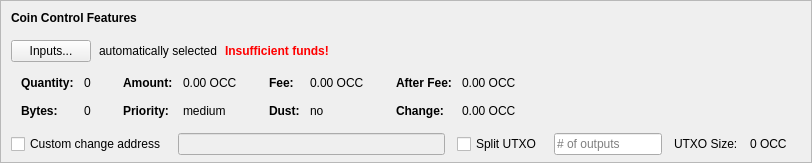
    <widget class="QFrame" name="frameCoinControl">
     <property name="sizePolicy">
      <sizepolicy hsizetype="Expanding" vsizetype="Expanding">
       <horstretch>0</horstretch>
       <verstretch>0</verstretch>
      </sizepolicy>
     </property>
     <property name="maximumSize">
      <size>
       <width>16777215</width>
       <height>16777215</height>
      </size>
     </property>
     <property name="frameShape">
      <enum>QFrame::StyledPanel</enum>
     </property>
     <property name="frameShadow">
      <enum>QFrame::Sunken</enum>
     </property>
     <layout class="QVBoxLayout" name="verticalLayoutCoinControl2">
      <property name="spacing">
       <number>0</number>
      </property>
      <property name="leftMargin">
       <number>0</number>
      </property>
      <property name="topMargin">
       <number>0</number>
      </property>
      <property name="rightMargin">
       <number>0</number>
      </property>
      <property name="bottomMargin">
       <number>6</number>
      </property>
      <item>
       <layout class="QVBoxLayout" name="verticalLayoutCoinControl" stretch="0,0,0,0,1">
        <property name="spacing">
         <number>0</number>
        </property>
        <property name="leftMargin">
         <number>10</number>
        </property>
        <property name="topMargin">
         <number>10</number>
        </property>
        <item>
         <layout class="QHBoxLayout" name="horizontalLayoutCoinControl1">
          <property name="bottomMargin">
           <number>15</number>
          </property>
          <item>
           <widget class="QLabel" name="labelCoinControlFeatures">
            <property name="sizePolicy">
             <sizepolicy hsizetype="Preferred" vsizetype="Maximum">
              <horstretch>0</horstretch>
              <verstretch>0</verstretch>
             </sizepolicy>
            </property>
            <property name="font">
             <font>
              <weight>75</weight>
              <bold>true</bold>
             </font>
            </property>
            <property name="styleSheet">
             <string notr="true">font-weight:bold;</string>
            </property>
            <property name="text">
             <string>Coin Control Features</string>
            </property>
           </widget>
          </item>
         </layout>
        </item>
        <item>
         <layout class="QHBoxLayout" name="horizontalLayoutCoinControl2" stretch="0,0,0,0">
          <property name="spacing">
           <number>8</number>
          </property>
          <property name="bottomMargin">
           <number>10</number>
          </property>
          <item>
           <widget class="QPushButton" name="pushButtonCoinControl">
            <property name="styleSheet">
             <string notr="true"/>
            </property>
            <property name="text">
             <string>Inputs...</string>
            </property>
            <property name="autoDefault">
             <bool>false</bool>
            </property>
           </widget>
          </item>
          <item>
           <widget class="QLabel" name="labelCoinControlAutomaticallySelected">
            <property name="text">
             <string>automatically selected</string>
            </property>
            <property name="margin">
             <number>5</number>
            </property>
           </widget>
          </item>
          <item>
           <widget class="QLabel" name="labelCoinControlInsuffFunds">
            <property name="font">
             <font>
              <weight>75</weight>
              <bold>true</bold>
             </font>
            </property>
            <property name="styleSheet">
             <string notr="true">color:red;font-weight:bold;</string>
            </property>
            <property name="text">
             <string>Insufficient funds!</string>
            </property>
            <property name="margin">
             <number>5</number>
            </property>
           </widget>
          </item>
          <item>
           <spacer name="horizontalSpacerCoinControl">
            <property name="orientation">
             <enum>Qt::Horizontal</enum>
            </property>
            <property name="sizeHint" stdset="0">
             <size>
              <width>40</width>
              <height>1</height>
             </size>
            </property>
           </spacer>
          </item>
         </layout>
        </item>
        <item>
         <widget class="QWidget" name="widgetCoinControl" native="true">
          <property name="sizePolicy">
           <sizepolicy hsizetype="Preferred" vsizetype="Preferred">
            <horstretch>0</horstretch>
            <verstretch>0</verstretch>
           </sizepolicy>
          </property>
          <property name="minimumSize">
           <size>
            <width>0</width>
            <height>0</height>
           </size>
          </property>
          <property name="styleSheet">
           <string notr="true"/>
          </property>
          <layout class="QHBoxLayout" name="horizontalLayoutCoinControl5">
           <property name="leftMargin">
            <number>0</number>
           </property>
           <property name="topMargin">
            <number>0</number>
           </property>
           <property name="rightMargin">
            <number>0</number>
           </property>
           <property name="bottomMargin">
            <number>0</number>
           </property>
           <item>
            <layout class="QHBoxLayout" name="horizontalLayoutCoinControl3" stretch="0,0,0,1">
             <property name="spacing">
              <number>20</number>
             </property>
             <property name="topMargin">
              <number>0</number>
             </property>
             <property name="bottomMargin">
              <number>10</number>
             </property>
             <item>
              <layout class="QFormLayout" name="formLayoutCoinControl1">
               <property name="horizontalSpacing">
                <number>10</number>
               </property>
               <property name="verticalSpacing">
                <number>14</number>
               </property>
               <property name="leftMargin">
                <number>10</number>
               </property>
               <property name="topMargin">
                <number>4</number>
               </property>
               <property name="rightMargin">
                <number>6</number>
               </property>
               <item row="0" column="0">
                <widget class="QLabel" name="labelCoinControlQuantityText">
                 <property name="font">
                  <font>
                   <weight>75</weight>
                   <bold>true</bold>
                  </font>
                 </property>
                 <property name="text">
                  <string>Quantity:</string>
                 </property>
                 <property name="margin">
                  <number>0</number>
                 </property>
                </widget>
               </item>
               <item row="0" column="1">
                <widget class="QLabel" name="labelCoinControlQuantity">
                 <property name="cursor">
                  <cursorShape>IBeamCursor</cursorShape>
                 </property>
                 <property name="contextMenuPolicy">
                  <enum>Qt::ActionsContextMenu</enum>
                 </property>
                 <property name="text">
                  <string notr="true">0</string>
                 </property>
                 <property name="margin">
                  <number>0</number>
                 </property>
                 <property name="textInteractionFlags">
                  <set>Qt::LinksAccessibleByMouse|Qt::TextSelectableByKeyboard|Qt::TextSelectableByMouse</set>
                 </property>
                </widget>
               </item>
               <item row="1" column="0">
                <widget class="QLabel" name="labelCoinControlBytesText">
                 <property name="font">
                  <font>
                   <weight>75</weight>
                   <bold>true</bold>
                  </font>
                 </property>
                 <property name="text">
                  <string>Bytes:</string>
                 </property>
                </widget>
               </item>
               <item row="1" column="1">
                <widget class="QLabel" name="labelCoinControlBytes">
                 <property name="cursor">
                  <cursorShape>IBeamCursor</cursorShape>
                 </property>
                 <property name="contextMenuPolicy">
                  <enum>Qt::ActionsContextMenu</enum>
                 </property>
                 <property name="text">
                  <string notr="true">0</string>
                 </property>
                 <property name="textInteractionFlags">
                  <set>Qt::LinksAccessibleByMouse|Qt::TextSelectableByKeyboard|Qt::TextSelectableByMouse</set>
                 </property>
                </widget>
               </item>
              </layout>
             </item>
             <item>
              <layout class="QFormLayout" name="formLayoutCoinControl2">
               <property name="horizontalSpacing">
                <number>10</number>
               </property>
               <property name="verticalSpacing">
                <number>14</number>
               </property>
               <property name="leftMargin">
                <number>6</number>
               </property>
               <property name="topMargin">
                <number>4</number>
               </property>
               <property name="rightMargin">
                <number>6</number>
               </property>
               <item row="0" column="0">
                <widget class="QLabel" name="labelCoinControlAmountText">
                 <property name="font">
                  <font>
                   <weight>75</weight>
                   <bold>true</bold>
                  </font>
                 </property>
                 <property name="text">
                  <string>Amount:</string>
                 </property>
                 <property name="margin">
                  <number>0</number>
                 </property>
                </widget>
               </item>
               <item row="0" column="1">
                <widget class="QLabel" name="labelCoinControlAmount">
                 <property name="cursor">
                  <cursorShape>IBeamCursor</cursorShape>
                 </property>
                 <property name="contextMenuPolicy">
                  <enum>Qt::ActionsContextMenu</enum>
                 </property>
                 <property name="text">
                  <string notr="true">0.00 OCC</string>
                 </property>
                 <property name="textInteractionFlags">
                  <set>Qt::LinksAccessibleByMouse|Qt::TextSelectableByKeyboard|Qt::TextSelectableByMouse</set>
                 </property>
                </widget>
               </item>
               <item row="1" column="0">
                <widget class="QLabel" name="labelCoinControlPriorityText">
                 <property name="font">
                  <font>
                   <weight>75</weight>
                   <bold>true</bold>
                  </font>
                 </property>
                 <property name="text">
                  <string>Priority:</string>
                 </property>
                </widget>
               </item>
               <item row="1" column="1">
                <widget class="QLabel" name="labelCoinControlPriority">
                 <property name="cursor">
                  <cursorShape>IBeamCursor</cursorShape>
                 </property>
                 <property name="contextMenuPolicy">
                  <enum>Qt::ActionsContextMenu</enum>
                 </property>
                 <property name="text">
                  <string>medium</string>
                 </property>
                 <property name="textInteractionFlags">
                  <set>Qt::LinksAccessibleByMouse|Qt::TextSelectableByKeyboard|Qt::TextSelectableByMouse</set>
                 </property>
                </widget>
               </item>
              </layout>
             </item>
             <item>
              <layout class="QFormLayout" name="formLayoutCoinControl3">
               <property name="horizontalSpacing">
                <number>10</number>
               </property>
               <property name="verticalSpacing">
                <number>14</number>
               </property>
               <property name="leftMargin">
                <number>6</number>
               </property>
               <property name="topMargin">
                <number>4</number>
               </property>
               <property name="rightMargin">
                <number>6</number>
               </property>
               <item row="0" column="0">
                <widget class="QLabel" name="labelCoinControlFeeText">
                 <property name="font">
                  <font>
                   <weight>75</weight>
                   <bold>true</bold>
                  </font>
                 </property>
                 <property name="text">
                  <string>Fee:</string>
                 </property>
                 <property name="margin">
                  <number>0</number>
                 </property>
                </widget>
               </item>
               <item row="0" column="1">
                <widget class="QLabel" name="labelCoinControlFee">
                 <property name="cursor">
                  <cursorShape>IBeamCursor</cursorShape>
                 </property>
                 <property name="contextMenuPolicy">
                  <enum>Qt::ActionsContextMenu</enum>
                 </property>
                 <property name="text">
                  <string notr="true">0.00 OCC</string>
                 </property>
                 <property name="textInteractionFlags">
                  <set>Qt::LinksAccessibleByMouse|Qt::TextSelectableByKeyboard|Qt::TextSelectableByMouse</set>
                 </property>
                </widget>
               </item>
               <item row="1" column="0">
                <widget class="QLabel" name="labelCoinControlLowOutputText">
                 <property name="font">
                  <font>
                   <weight>75</weight>
                   <bold>true</bold>
                  </font>
                 </property>
                 <property name="text">
                  <string>Dust:</string>
                 </property>
                </widget>
               </item>
               <item row="1" column="1">
                <widget class="QLabel" name="labelCoinControlLowOutput">
                 <property name="cursor">
                  <cursorShape>IBeamCursor</cursorShape>
                 </property>
                 <property name="contextMenuPolicy">
                  <enum>Qt::ActionsContextMenu</enum>
                 </property>
                 <property name="text">
                  <string>no</string>
                 </property>
                 <property name="textInteractionFlags">
                  <set>Qt::LinksAccessibleByMouse|Qt::TextSelectableByKeyboard|Qt::TextSelectableByMouse</set>
                 </property>
                </widget>
               </item>
              </layout>
             </item>
             <item>
              <layout class="QFormLayout" name="formLayoutCoinControl4">
               <property name="horizontalSpacing">
                <number>10</number>
               </property>
               <property name="verticalSpacing">
                <number>14</number>
               </property>
               <property name="leftMargin">
                <number>6</number>
               </property>
               <property name="topMargin">
                <number>4</number>
               </property>
               <property name="rightMargin">
                <number>6</number>
               </property>
               <item row="0" column="0">
                <widget class="QLabel" name="labelCoinControlAfterFeeText">
                 <property name="font">
                  <font>
                   <weight>75</weight>
                   <bold>true</bold>
                  </font>
                 </property>
                 <property name="text">
                  <string>After Fee:</string>
                 </property>
                 <property name="margin">
                  <number>0</number>
                 </property>
                </widget>
               </item>
               <item row="0" column="1">
                <widget class="QLabel" name="labelCoinControlAfterFee">
                 <property name="cursor">
                  <cursorShape>IBeamCursor</cursorShape>
                 </property>
                 <property name="contextMenuPolicy">
                  <enum>Qt::ActionsContextMenu</enum>
                 </property>
                 <property name="text">
                  <string notr="true">0.00 OCC</string>
                 </property>
                 <property name="textInteractionFlags">
                  <set>Qt::LinksAccessibleByMouse|Qt::TextSelectableByKeyboard|Qt::TextSelectableByMouse</set>
                 </property>
                </widget>
               </item>
               <item row="1" column="0">
                <widget class="QLabel" name="labelCoinControlChangeText">
                 <property name="font">
                  <font>
                   <weight>75</weight>
                   <bold>true</bold>
                  </font>
                 </property>
                 <property name="text">
                  <string>Change:</string>
                 </property>
                </widget>
               </item>
               <item row="1" column="1">
                <widget class="QLabel" name="labelCoinControlChange">
                 <property name="cursor">
                  <cursorShape>IBeamCursor</cursorShape>
                 </property>
                 <property name="contextMenuPolicy">
                  <enum>Qt::ActionsContextMenu</enum>
                 </property>
                 <property name="text">
                  <string notr="true">0.00 OCC</string>
                 </property>
                 <property name="textInteractionFlags">
                  <set>Qt::LinksAccessibleByMouse|Qt::TextSelectableByKeyboard|Qt::TextSelectableByMouse</set>
                 </property>
                </widget>
               </item>
              </layout>
             </item>
            </layout>
           </item>
          </layout>
         </widget>
        </item>
        <item>
         <layout class="QHBoxLayout" name="horizontalLayoutCoinControl4" stretch="0,0,0,0,0,0,0">
          <property name="spacing">
           <number>12</number>
          </property>
          <property name="sizeConstraint">
           <enum>QLayout::SetDefaultConstraint</enum>
          </property>
          <property name="topMargin">
           <number>5</number>
          </property>
          <property name="rightMargin">
           <number>5</number>
          </property>
          <item>
           <widget class="QCheckBox" name="checkBoxCoinControlChange">
            <property name="toolTip">
             <string>If this is activated, but the change address is empty or invalid, change will be sent to a newly generated address.</string>
            </property>
            <property name="text">
             <string>Custom change address</string>
            </property>
           </widget>
          </item>
          <item>
           <widget class="QValidatedLineEdit" name="lineEditCoinControlChange">
            <property name="enabled">
             <bool>false</bool>
            </property>
            <property name="sizePolicy">
             <sizepolicy hsizetype="Expanding" vsizetype="Fixed">
              <horstretch>0</horstretch>
              <verstretch>0</verstretch>
             </sizepolicy>
            </property>
           </widget>
          </item>
          <item>
           <widget class="QCheckBox" name="splitBlockCheckBox">
            <property name="text">
             <string>Split UTXO</string>
            </property>
           </widget>
          </item>
          <item>
           <widget class="QLineEdit" name="splitBlockLineEdit">
            <property name="sizePolicy">
             <sizepolicy hsizetype="Fixed" vsizetype="Fixed">
              <horstretch>50</horstretch>
              <verstretch>0</verstretch>
             </sizepolicy>
            </property>
            <property name="placeholderText">
             <string># of outputs</string>
            </property>
           </widget>
          </item>
          <item>
           <widget class="QLabel" name="labelBlockSizeText">
            <property name="text">
             <string>UTXO Size:</string>
            </property>
           </widget>
          </item>
          <item>
           <widget class="QLabel" name="labelBlockSize">
            <property name="text">
             <string>0 OCC</string>
            </property>
           </widget>
          </item>
          <item>
           <widget class="QLabel" name="labelCoinControlChangeLabel">
            <property name="sizePolicy">
             <sizepolicy hsizetype="Preferred" vsizetype="Expanding">
              <horstretch>0</horstretch>
              <verstretch>0</verstretch>
             </sizepolicy>
            </property>
            <property name="minimumSize">
             <size>
              <width>0</width>
              <height>0</height>
             </size>
            </property>
            <property name="text">
             <string/>
            </property>
            <property name="margin">
             <number>3</number>
            </property>
           </widget>
          </item>
         </layout>
        </item>
        <item>
         <spacer name="verticalSpacerCoinControl">
          <property name="orientation">
           <enum>Qt::Vertical</enum>
          </property>
          <property name="sizeHint" stdset="0">
           <size>
            <width>800</width>
            <height>1</height>
           </size>
          </property>
         </spacer>
        </item>
       </layout>
      </item>
     </layout>
    </widget>
